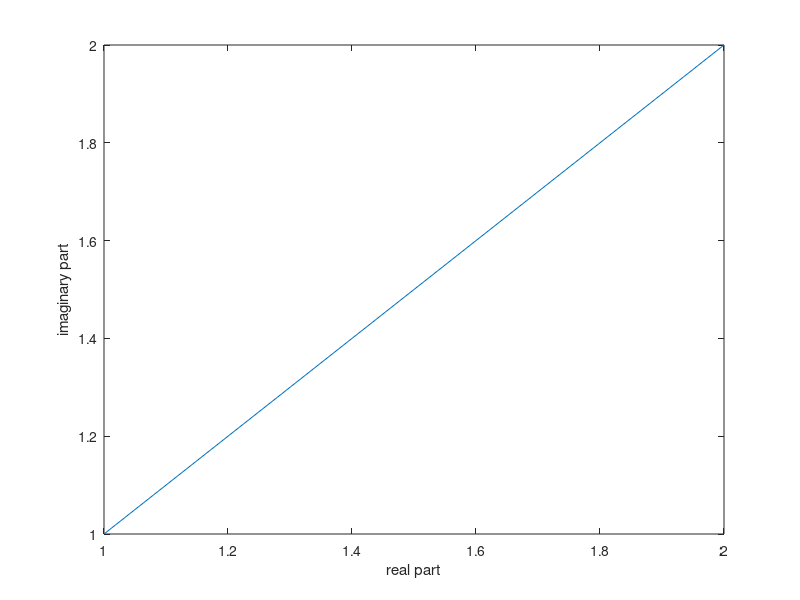

Recreate this plot in MATLAB.
% expect: plot: x holds the complex value 1+1i
z = [1+1i 2];
plot(z, z);
xlabel('real part');
ylabel('imaginary part');
